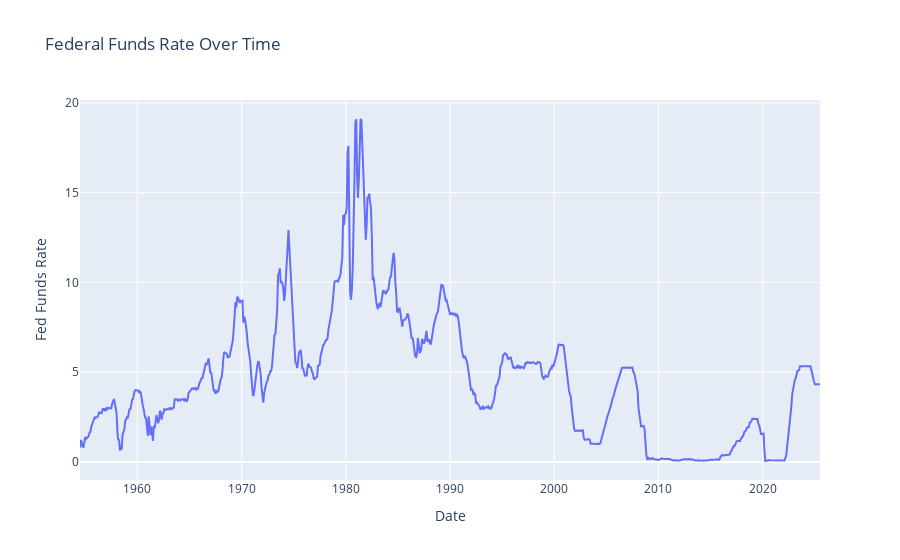

The notebook cell this image was saved under:
### Code cell
fedfundsfig = px.line(df_fedfunds, x='Date', y='Fed Funds Rate', title='Federal Funds Rate Over Time')
fedfundsfig.show()

### Figure 1 — Plotly figure (JSON) as saved in the notebook; plotly's stock layout.template omitted (floating-point values rounded to 4 significant figures; data arrays with more than 128 entries replaced by an {"elided": "..."} marker saying what was removed)
{"data": [{"hovertemplate": "Date=%{x}<br>Fed Funds Rate=%{y}<extra></extra>", "legendgroup": "", "line": {"color": "#636efa", "dash": "solid"}, "marker": {"symbol": "circle"}, "mode": "lines", "name": "", "orientation": "v", "showlegend": false, "type": "scatter", "x": {"elided": "853 str values"}, "xaxis": "x", "y": {"elided": "853 float values"}, "yaxis": "y"}], "layout": {"legend": {"tracegroupgap": 0}, "title": {"text": "Federal Funds Rate Over Time"}, "xaxis": {"anchor": "y", "domain": [0, 1], "title": {"text": "Date"}}, "yaxis": {"anchor": "x", "domain": [0, 1], "title": {"text": "Fed Funds Rate"}}}}
